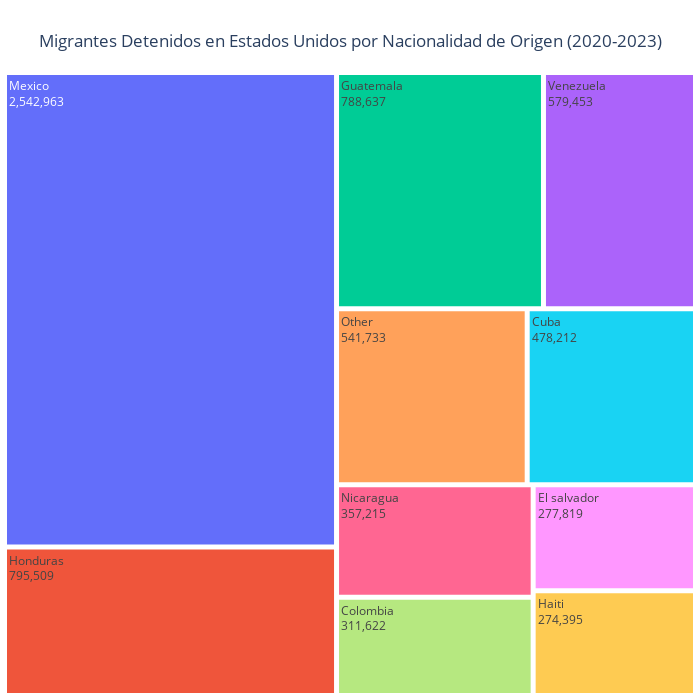

The notebook cell this image was saved under:
### Code cell
# Creamos el Treemap con ajustes estéticos
fig = go.Figure(go.Treemap(
    labels=final_df['Citizenship'],
    parents=[''] * len(final_df),
    values=final_df['Encounter Count'],
    textinfo="label+value",
    marker=dict(
        line=dict(width=2, color='white')  # Agrega un contorno blanco
    )
))

# Ajustamos el layout para hacerlo más cuadrado y agregamos un título
fig.update_layout(
    width=700,
    height=700,  # Ajustamos la altura a un valor más cuadrado
    title={
        'text': "Migrantes Detenidos en Estados Unidos por Nacionalidad de Origen (2020-2023)",
        'y':0.95,
        'x':0.5,
        'xanchor': 'center',
        'yanchor': 'top'
    },
    margin=dict(l=0, r=0, t=50, b=0)  # Ajustamos los márgenes, eliminando espacio para la leyenda
)

# Mostramos el Treemap
fig.show()

### Figure 1 — Plotly figure (JSON) as saved in the notebook; plotly's stock layout.template omitted (floating-point values rounded to 4 significant figures)
{"data": [{"labels": ["Mexico", "Honduras", "Guatemala", "Venezuela", "Other", "Cuba", "Nicaragua", "Colombia", "El salvador", "Haiti"], "marker": {"line": {"color": "white", "width": 2}}, "parents": ["", "", "", "", "", "", "", "", "", ""], "textinfo": "label+value", "type": "treemap", "values": [2542963, 795509, 788637, 579453, 541733, 478212, 357215, 311622, 277819, 274395]}], "layout": {"height": 700, "margin": {"b": 0, "l": 0, "r": 0, "t": 50}, "title": {"text": "Migrantes Detenidos en Estados Unidos por Nacionalidad de Origen (2020-2023)", "x": 0.5, "xanchor": "center", "y": 0.95, "yanchor": "top"}, "width": 700}}
